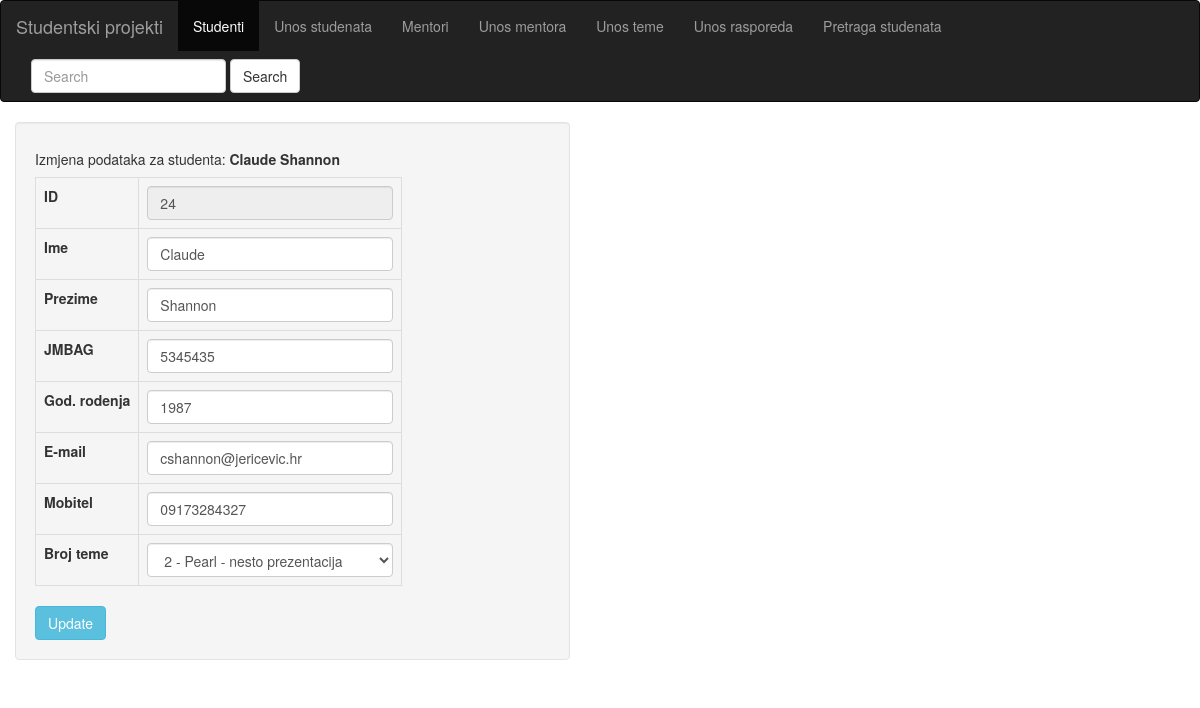
The page /update_student.php?radioUpdate=24 on the database its author committed.
### tables this page shows
CREATE TABLE `student` (
  `idStudent` int(11) NOT NULL,
  `ime` char(20) NOT NULL,
  `prezime` char(40) NOT NULL,
  `JMBAG` bigint(10) NOT NULL,
  `godRod` int(5) NOT NULL,
  `mob` varchar(20) NOT NULL,
  `email` varchar(50) NOT NULL,
  `idTema` int(11) NOT NULL
);

### update_student.php (the view, shortened to what this page needs)
<!DOCTYPE html>
<html>
    <head>
      <nav class="navbar navbar-inverse">
        <div class="container-fluid">
          <div class="navbar-header">
            <a class="navbar-brand" href="index.php">Studentski projekti</a>
          </div>
          <ul class="nav navbar-nav">
            <li class="active"><a href="sort_student.php">Studenti</a></li>
            <li><a href="unos_student.php">Unos studenata</a></li>
			<li><a href="table_mentor.php">Mentori</a><li>
			<li><a href="unos_mentor.php">Unos mentora</a><li>
			<li><a href="unos_tema.php">Unos teme</a></li>
			<li><a href="unos_raspored.php">Unos rasporeda</a></li>
            <li><a href="find_student.php">Pretraga studenata</a></li>
          </ul>
          <form class="navbar-form navbar-left" action="find_student.php" method="GET">
              <div class="form-group">
               <input type="text" name="searching" class="form-control" placeholder="Search">
              </div>
             <input type="submit" value="Search" class="btn btn-default">
            </form>
            </div>
      </nav>
      <link href = "//maxcdn.bootstrapcdn.com/bootstrap/3.3.1/css/bootstrap.min.css" rel = "stylesheet">
    </head>
    <body>
    <?php
        $dbuser = "DB_USER";
		$dbpass = "DB_PASS";
		$dbname = "DB_NAME";
        $conn = mysqli_connect("localhost", $dbuser, $dbpass)
        or die("Pogreska spajanja: " . mysqli_error($conn));
        mysqli_select_db($conn, $dbname);
    ?>
    <div class="container pull-left">
       <div class="row">
          <div class="col-lg-6">
        <form class="well" action ="update_student.php" method="GET">
        <?php
          if (isset($_GET['radioUpdate'])) {
             $idStudenta = $_GET['radioUpdate'];
             $imePrezimeStudenta = "SELECT * FROM student WHERE idStudent = '$idStudenta';";
             $resultImePrezime = mysqli_query($conn, $imePrezimeStudenta);
             $cijeliArrayStudent = mysqli_fetch_array($resultImePrezime);
             $ime = $cijeliArrayStudent['ime'];
             $prezime = $cijeliArrayStudent['prezime'];
             $jmbag = $cijeliArrayStudent['JMBAG'];
             $godRod = $cijeliArrayStudent['godRod'];
             $mob = $cijeliArrayStudent['mob'];
             $email = $cijeliArrayStudent['email'];
             $idTema = $cijeliArrayStudent['idTema'];
           }
        ?>
         <p class="h5">Izmjena podataka za studenta: <?php  if (isset($_GET['radioUpdate'])) { echo "<b>"; echo $ime . " " . $prezime; echo "</b>";} else if (isset($_GET['update'])) { echo "<b>"; echo $tempIme . " " . $tempPrezime; echo "</b>";}?> </p>
            <table style="width: auto"; class="table table-bordered">
                <tr><th>ID</th><td><input class='form-control' id="idStudenta" name="idStudenta" readonly="true" value="<?php echo $idStudenta;?>"></input></td></tr>
                <tr><th>Ime</th><td><input class='form-control' type="textbox" name="ime" value="<?php if (isset($_GET['radioUpdate']) or isset($_GET['ime'])) { echo $ime;}?>"></td></tr>
                <tr><th>Prezime</th><td><input class='form-control' type="textbox" name="prezime" value="<?php if (isset($_GET['radioUpdate']) or isset($_GET['prezime'])) { echo $prezime;}?>"></td></tr>
                 <tr><th>JMBAG</th><td><input class='form-control' type="textbox" name="jmbag" value="<?php if (isset($_GET['radioUpdate']) or isset($_GET['jmbag'])) { echo $jmbag;}?>"></td></tr>
                <tr><th>God. rodenja</th><td><input class='form-control' type="textbox" name="godRod" value="<?php if (isset($_GET['radioUpdate']) or isset($_GET['godRod'])) { echo $godRod;}?>"></td></tr>
                <tr><th>E-mail</th><td><input class='form-control' type="textbox" name="email" value="<?php if (isset($_GET['radioUpdate']) or isset($_GET['email'])) { echo $email;}?>"></td></tr>
                <tr><th>Mobitel</th><td><input class='form-control' type="textbox" name="mob" value="<?php if (isset($_GET['radioUpdate']) or isset($_GET['mob'])) { echo $mob;}?>"></td></tr>
                <tr><th>Broj teme</th><td>
                   <?php
                   $sql = "SELECT idTema, jezik, prezentacija FROM tema ORDER BY idTema";
                   $result = mysqli_query($conn, $sql);
                   echo "<select class='form-control' name='idTemaDropDown' >";
                   while ($row = mysqli_fetch_array($result)) {
                        if ($row['idTema'] == $idTema or $row['idTema'] == $_GET['idTemaDropDown']) {
                          echo "<option selected = 'selected' value='" . $row['idTema'] . "'>" . $row['idTema'] . " - " . $row['jezik'] . " - " . $row['prezentacija'] . "</option>";
                        } else {
                          echo "<option value='" . $row['idTema'] . "'>" . $row['idTema'] . " - " . $row['jezik'] . " - " . $row['prezentacija'] . "</option>";
                        }
                   }
                    echo "</select>";?></td></tr>
            </table>
            <input class="btn btn-info" name="update" type="submit" id="update" value="Update">
        </form>
        </div>
      </div>
    </div>
    </body>
</html>

### update_student.php (style rules this page uses)
table,tr,th,td { border: 1px solid black; }

### rows shown on the page
student: ime "Claude", prezime "Shannon", jmbag "5345435", godRod "1987", email "cshannon@jericevic.hr", mob "09173284327"

### other values the page prints
form field idTemaDropDown "2 - Pearl - nesto prezentacija"
